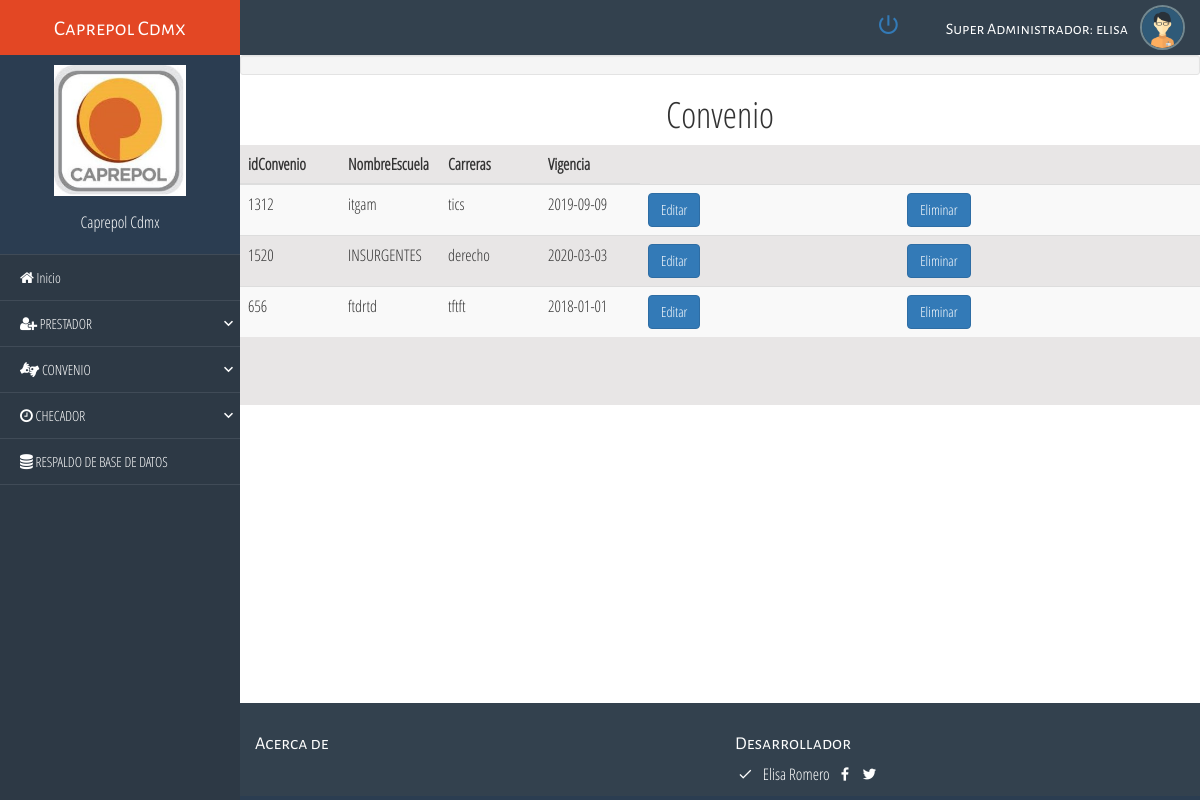
Page /index.php (signed in) on the committed database.
### tables this page shows
CREATE TABLE `convenio` (
  `idConvenio` varchar(100) NOT NULL,
  `NombreEscuela` varchar(100) NOT NULL,
  `Carreras` varchar(100) NOT NULL,
  `Vigencia` date NOT NULL
);

### Controller/convenio.controller.php (called while the page is built, shortened)
<?php
require_once 'model/convenio.php';
class convenioController{
    public function __CONSTRUCT(){
        $this->model = new convenio();
    }
    public function Index(){
        require_once 'view/header.php';
        require_once 'view/navegador.php';
        require_once 'view/cabecera.php';
        require_once 'view/convenio/convenio.php';
        require_once 'view/footer.php';
    }
}

### Model/database.php (called while the page is built)
<?php
class Database
{
    public static function Conectar()
    {
        $pdo = new PDO('mysql:host=localhost;dbname=caprepol;charset=utf8', 'root', '');
        $pdo->setAttribute(pdo::ATTR_ERRMODE, pdo::ERRMODE_EXCEPTION);
        return $pdo;
    }
}

### Model/convenio.php (called while the page is built, shortened)
<?php
class convenio
{
	private $pdo;
	public function __CONSTRUCT()
	{
		try
		{
			$this->pdo = Database::Conectar();
		}
		catch(Exception $e)
		{
			die($e->getMessage());
		}
	}
	public function Listar()
	{
		try
		{
			$stm = $this->pdo->prepare("SELECT * FROM convenio");
			$stm->execute();
			return $stm->fetchAll(PDO::FETCH_OBJ);
		}
		catch(Exception $e)
		{
			die($e->getMessage());
		}
	}
}

### View/convenio/convenio.php (the view, shortened to what this page needs)
<div class="well well-sm text-left">
</div>
<center><h1>Convenio</center></h1>
<div style="
    background: #E8E6E6;
    width: 100%;
    height: 260px;
    overflow: scroll;"
>
<table class="table table-striped">
    <thead>
        <tr>
            <th style="width:100px;">idConvenio</th>
            <th style="width:100px;">NombreEscuela</th>
            <th style="width:100px;">Carreras</th>
            <th style="width:100px;">Vigencia</th>
        </tr>
    </thead>
    <tbody>
    <?php foreach($this->model->Listar() as $r): ?>
        <tr>
            <td><?php echo $r->idConvenio; ?></td>
            <td><?php echo $r->NombreEscuela; ?></td>
            <td><?php echo $r->Carreras; ?></td>
            <td><?php echo $r->Vigencia; ?></td>
            <td>
                <?php if ($tipo_usuario=="AA") {?>
                <a class="btn btn-primary" href="?c=convenio&a=Crud&idConvenio=<?php echo $r->idConvenio; ?>">Editar</a>
                <?php } ?>
            </td>
            <td>
                <?php if ($tipo_usuario=="AA") {?>
                <a class="btn btn-primary"onclick="javascript:return confirm('¿Seguro de eliminar este registro?');" href="?c=convenio&a=Eliminar&idConvenio=<?php echo $r->idConvenio; ?>">Eliminar</a>
                <?php } ?>
            </td>
        </tr>
    <?php endforeach; ?>
    </tbody>
</table>
</div>
<br><br><br><br><br><br><br><br>
<br><br>

### css/style.css (style rules this page uses)
html, body { height: 100%; margin: 0; padding: 0; width: 100%; font-size: 16px; font-family: "Parrafos" !important; background-color: #fff; }

### rows in the picture
convenio: idConvenio "1312", NombreEscuela "itgam", Carreras "tics", Vigencia "2019-09-09"
convenio: idConvenio "1520", NombreEscuela "INSURGENTES", Carreras "derecho", Vigencia "2020-03-03"
convenio: idConvenio "656", NombreEscuela "ftdrtd", Carreras "tftft", Vigencia "2018-01-01"

### other values in the picture
$usuario "Super Administrador"
$nombre_usuario "elisa"
